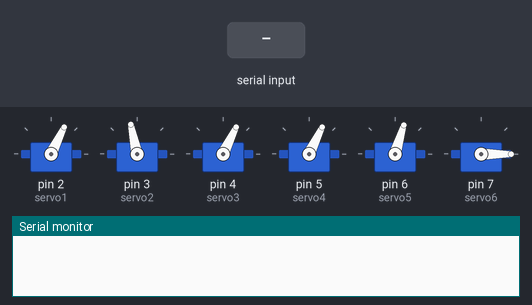
Simulated run of this sketch. Board: Arduino Uno, built with avr-gcc and run on an emulated ATmega328P. Shown: 6 × servo, the last lines printed to the serial monitor. The inputs (shaded band) are chosen by the test bench.

Above: at 1.2 s.
1.3 s: "90,45,200\n" received over Serial
At 1.85 s:
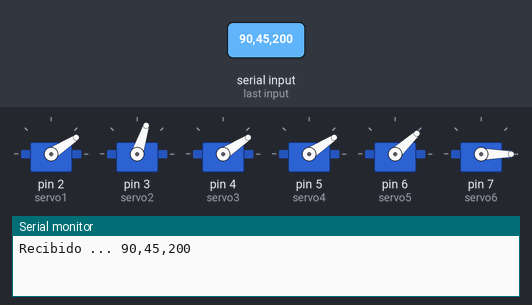
At 3.2 s:
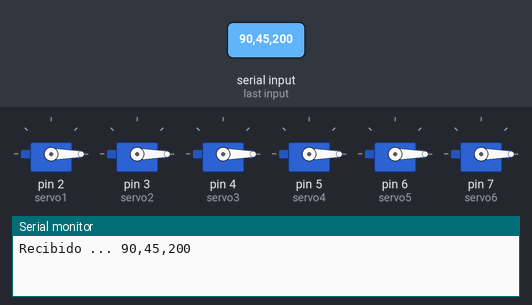
4.3 s: "90,45\n" received over Serial
5.8 s: "90,45,200,10\n" received over Serial
Timing chart, 0 to 8.8 s (numbered marks = the images above; inputs shaded):
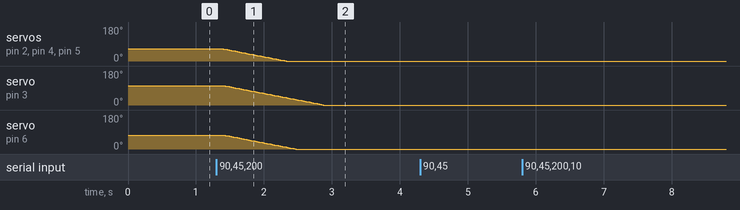

Measured:
- after the input at 1.3 s, servo on pin 2 (servo1), servo on pin 4 (servo3), servo on pin 5 (servo4): moves from 64° to 0° over 0.92 s, starting after 0.10 s; servo on pin 3 (servo2): moves from 102° to 0° over 1.4 s, starting after 0.13 s; servo on pin 6 (servo5): moves from 73° to 0° over 1.0 s, starting after 0.13 s

The sketch:

Control_servos_v2.2.1.ino
```cpp
// Three Broketers Team
// CONTROL DE 6 SERVOMOTORES POR CADENA DE TEXTO RECIBIDA POR UART CONTROL DE INERCIA MEDIANTE VELOCIDAD DE MOVIMIENTO
//                                                                          [  ][  ][  ][  ][  ][  ]
// Enviar una cadena que contenga los milisegundos del PWM de cada motor -> 120020001300111003001800
// Corresponde a 1200 ms, 2000 ms, 1300 ms, 1110 ms y 300 ms para cada servo (1 al 6 respectivamente)
// José Alfonso Domínguez Chávez
// Versión 2.2.1 2022-08-02
// Se agrega un canal pwm para un sexto motor
// Se corrige error en código para posiciones iniciales
// Versión 2.0.0 2022-07-28
// Se agrega el control de velocidad mediante constante para disminuir la inercia de los movimientos

 #include <Servo.h>
 String readString, Strservo1, Strservo2, Strservo3, Strservo4, Strservo5, Strservo6;
 int k_inercial = 1;
 int step_servo1, step_servo2, step_servo3, step_servo4, step_servo5, step_servo6, movimientos;
 // Posiciones iniciales para los servos
 int ms1=1200;
 int ms2=1600;
 int ms3=1200;
 int ms4=1200;
 int ms5=1300;
 int ms6=0000;

 // Crea los objetos para control de los servos
 Servo servo1;
 Servo servo2;
 Servo servo3;
 Servo servo4;
 Servo servo5;
 Servo servo6;

 void setup() {
 Serial.begin(9600);
 //Configuración de los pines para los servos
 servo1.attach(2);
 servo2.attach(3);
 servo3.attach(4);
 servo4.attach(5);
 servo5.attach(6);
 servo6.attach(7);

// Mueve a inicio los servomotores

 servo1.writeMicroseconds(ms1);
 servo2.writeMicroseconds(ms2);
 servo3.writeMicroseconds(ms3);
 servo4.writeMicroseconds(ms4);
 servo5.writeMicroseconds(ms5);
 servo6.writeMicroseconds(ms6);

 step_servo1 = ms1;
 step_servo2 = ms2;
 step_servo3 = ms3;
 step_servo4 = ms4;
 step_servo5 = ms5;
 step_servo6 = ms6;

 }

 void loop() {

 while (Serial.available()) {
 delay(10);
 if (Serial.available() >0) { //Si el puerto serie está abierto ...
 char c = Serial.read();  //Obtiene un caractér del buffer
 readString += c;  //Concatena la cadena hasta que encuentra retorno de carro
 }
 }

 if (readString.length() >0) { //Si la variable contiene datos ...
 Serial.print ("Recibido ... ");
 Serial.print (readString);  //Imprime en terminal la cadena recibida

 Strservo1 = readString.substring(0, 4);  //Obtiene los primeros cuatro caractéres
 Strservo2 = readString.substring(4, 8);  //Obtiene los siguientes cuatro
 Strservo3 = readString.substring(8, 12);  //Obtiene los siguientes cuatro
 Strservo4 = readString.substring(12, 16);  //Obtiene los siguientes cuatro
 Strservo5 = readString.substring(16, 20);  //Obtiene los penúltimos cuatro
 Strservo6 = readString.substring(20, 24);  //Obtiene los últimos cuatro

 char carray1[6];  //Conversión de cadena a número
 Strservo1.toCharArray(carray1, sizeof(carray1));
 ms1 = atoi(carray1);

 char carray2[6];
 Strservo2.toCharArray(carray2, sizeof(carray2));
 ms2 = atoi(carray2);

 char carray3[6];
 Strservo3.toCharArray(carray3, sizeof(carray3));
 ms3 = atoi(carray3);

 char carray4[6];
 Strservo4.toCharArray(carray4, sizeof(carray4));
 ms4 = atoi(carray4);

 char carray5[6];
 Strservo5.toCharArray(carray5, sizeof(carray5));
 ms5 = atoi(carray5);

 char carray6[6];
 Strservo6.toCharArray(carray6, sizeof(carray6));
 ms6 = atoi(carray6);

movimientos = (step_servo1-ms1)+(step_servo2-ms2)+(step_servo3-ms3)+(step_servo4-ms4)+(step_servo5-ms5)+(step_servo6-ms6);
 while (movimientos != 0){
 movimientos = (step_servo1-ms1)+(step_servo2-ms2)+(step_servo3-ms3)+(step_servo4-ms4)+(step_servo5-ms5)+(step_servo6-ms6);

    if (step_servo1 - ms1 > 0) {step_servo1--;}
    if (step_servo1 - ms1 < 0) {step_servo1++;}

    if (step_servo2 - ms2 > 0) {step_servo2--;}
    if (step_servo2 - ms2 < 0) {step_servo2++;}

    if (step_servo3 - ms3 > 0) {step_servo3--;}
    if (step_servo3 - ms3 < 0) {step_servo3++;}

    if (step_servo4 - ms4 > 0) {step_servo4--;}
    if (step_servo4 - ms4 < 0) {step_servo4++;}

    if (step_servo5 - ms5 > 0) {step_servo5--;}
    if (step_servo5 - ms5 < 0) {step_servo5++;}

    if (step_servo6 - ms6 > 0) {step_servo6--;}
    if (step_servo6 - ms6 < 0) {step_servo6++;}

   // Mueve los servos

   servo1.writeMicroseconds(step_servo1);
   servo2.writeMicroseconds(step_servo2);
   servo3.writeMicroseconds(step_servo3);
   servo4.writeMicroseconds(step_servo4);
   servo5.writeMicroseconds(step_servo5);
   servo6.writeMicroseconds(step_servo6);
   delay (k_inercial);
 } //fin de while
  Serial.print (" - finalizado el movimiento");
  Serial.print ('\n');
  step_servo1 = ms1;
  step_servo2 = ms2;
  step_servo3 = ms3;
  step_servo4 = ms4;
  step_servo5 = ms5;
  step_servo6 = ms6;

 readString="";
 }
 }
```
